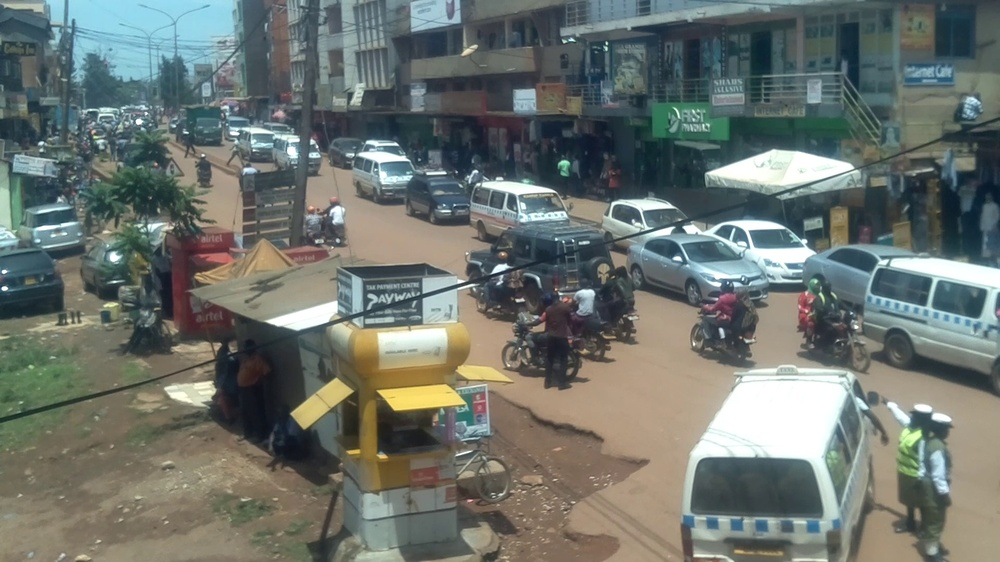
#> input picture Original_images/frame18757.jpg, 1000 x 562 px, shrunk from 1920 x 1080 before the run, found by its file name
$ jupyter execute Image-smoothingg.ipynb
#> lines starting #> are read from the running program, lines starting #| are printed output that depends on the picture
Mohamed Hassan Mohamed
2100723726
2021/HD05/23726X

[cell 1]
import cv2
import numpy as np
from google.colab.patches import cv2_imshow

[cell 2]
# Read an Image
image = cv2.imread('original_images/frame18757.jpg')
#> image is the input picture: shape (562, 1000, 3); mean B, G, R 109.9, 115.6, 108.8

# Print error message if image is null
if image is None:
    print('Could not read image')

[cell 3]
# View the Image
cv2.imshow('Original', image)
cv2.waitKey()
#cv2.imwrite('identity.jpg', identity)
cv2.destroyAllWindows()

Image Filters using 3X3 matrix

[cell 4]
#using the blur function - Average Blur

img_blur = cv2.blur(src=image, ksize=(3,3))
# Used the blur function to blur an image where ksize is the kernel size

[cell 5]
cv2.imshow('Original', image)
cv2.imshow('Blur func', img_blur)

cv2.waitKey()
cv2.imwrite('new_images/average_filter_3.jpg', img_blur)
cv2.destroyAllWindows()

[cell 6]
# Gaussian Blur
gaussian_blur = cv2.GaussianBlur(src=image, ksize=(3,3), sigmaX=0, sigmaY=0)

[cell 7]
cv2.imshow('Original', image)
cv2.imshow('Gausssian Blur', gaussian_blur)

cv2.waitKey()
cv2.imwrite('new_images/gaussian_filter_3.jpg', gaussian_blur)
cv2.destroyAllWindows()

[cell 8]
# Median Blur
median_blur = cv2.medianBlur(src=image, ksize=3)

[cell 9]
cv2.imshow('Original', image)
cv2.imshow('Median Blur', median_blur)

cv2.waitKey()
cv2.imwrite('new_images/median_filter_3.jpg', median_blur)
cv2.destroyAllWindows()

Image Filters with 7X7

[cell 10]
#using the blur function - Average Blur

img_blur = cv2.blur(src=image, ksize=(7,7)) # Using the blur function to blur an image where ksize is the kernel size
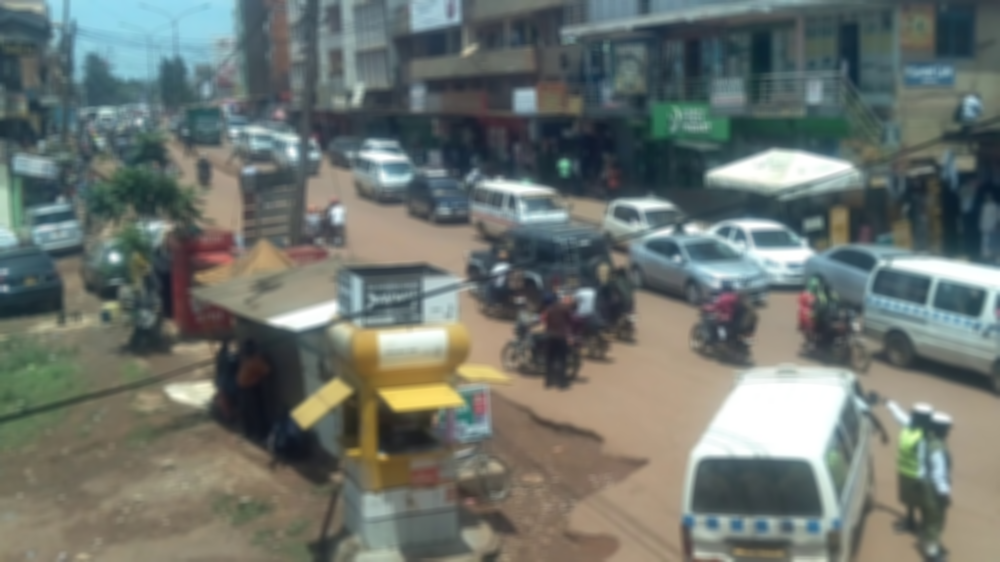
#> img_blur: shape (562, 1000, 3); mean B, G, R 109.9, 115.6, 108.8

cv2.imshow('Original', image)
cv2.imshow('Blur func', img_blur)

cv2.waitKey()
cv2.imwrite('new_images/average_filter_7.jpg', img_blur)
cv2.destroyAllWindows()

[cell 11]
# Gaussian Blur
gaussian_blur = cv2.GaussianBlur(src=image, ksize=(7,7), sigmaX=0, sigmaY=0)

cv2.imshow('Original', image)
cv2.imshow('Gausssian Blur', gaussian_blur)

cv2.waitKey()
cv2.imwrite('new_images/gaussian_filter_7.jpg', gaussian_blur)
cv2.destroyAllWindows()

[cell 12]
# Median Blur
median_blur = cv2.medianBlur(src=image, ksize=7)

cv2.imshow('Original', image)
cv2.imshow('Median Blur', median_blur)

cv2.waitKey()
cv2.imwrite('new_images/median_filter_7.jpg', median_blur)
cv2.destroyAllWindows()

Sharpening Images

[cell 13]
"""
Apply Bilateral Filtering
"""
# Using the function bilateralFilter() where d is diameter of each...
# ...pixel neighborhood that is used during filtering.
# sigmaColor is used to filter sigma in the color space.
# sigmaSpace is used to filter sigma in the coordinate space.
bilateral_filter = cv2.bilateralFilter(src=image, d=9, sigmaColor=500, sigmaSpace=500)

cv2.imshow('Original', image)
cv2.imshow('Bilateral Filtering', bilateral_filter)

cv2.waitKey(0)
#cv2.imwrite('bilateral_filtering.jpg', bilateral_filter)
cv2.destroyAllWindows()
